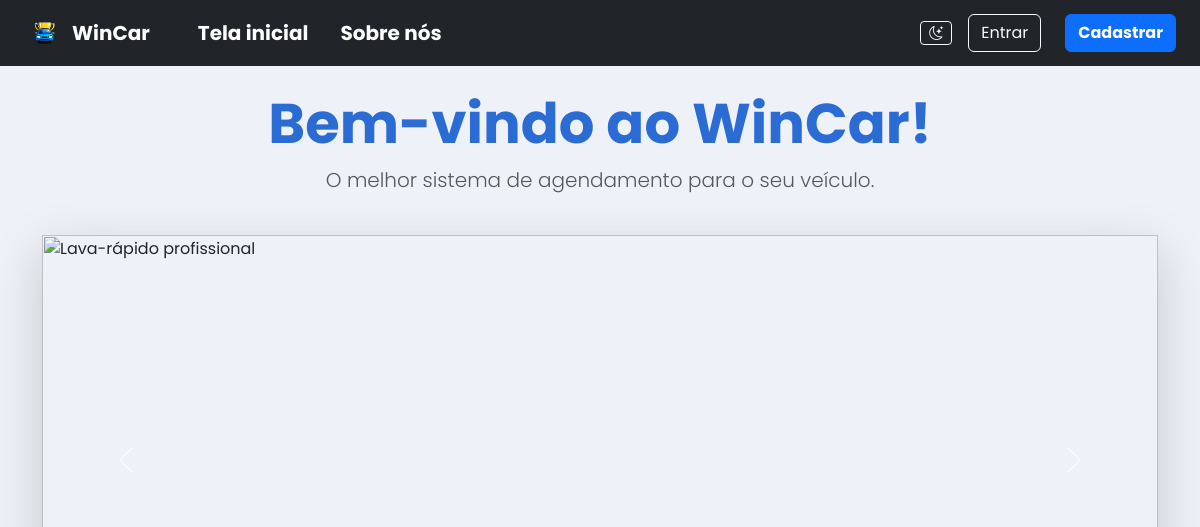
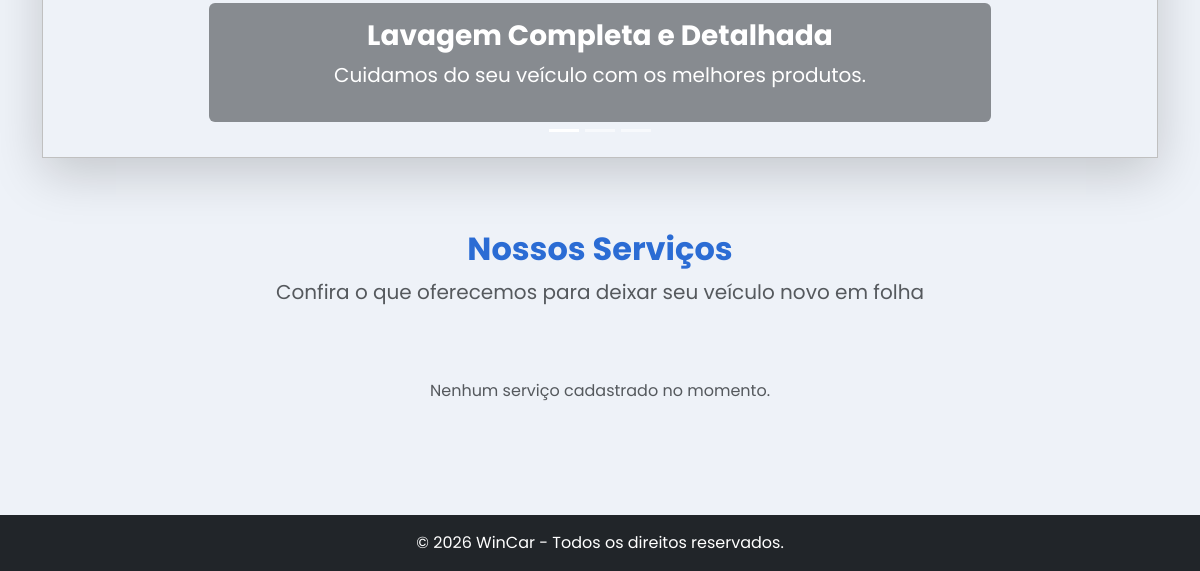
Before: / with the older database file (2 pictures, top to bottom).
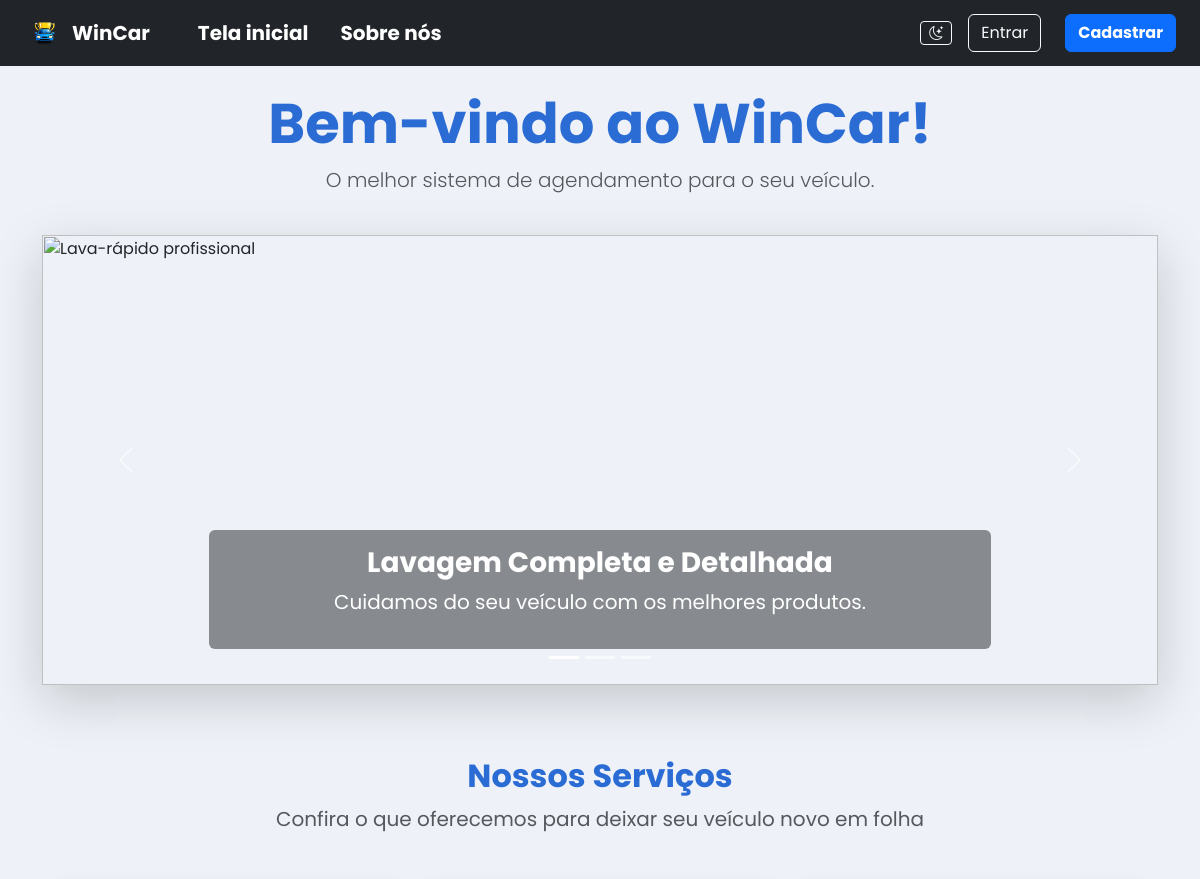
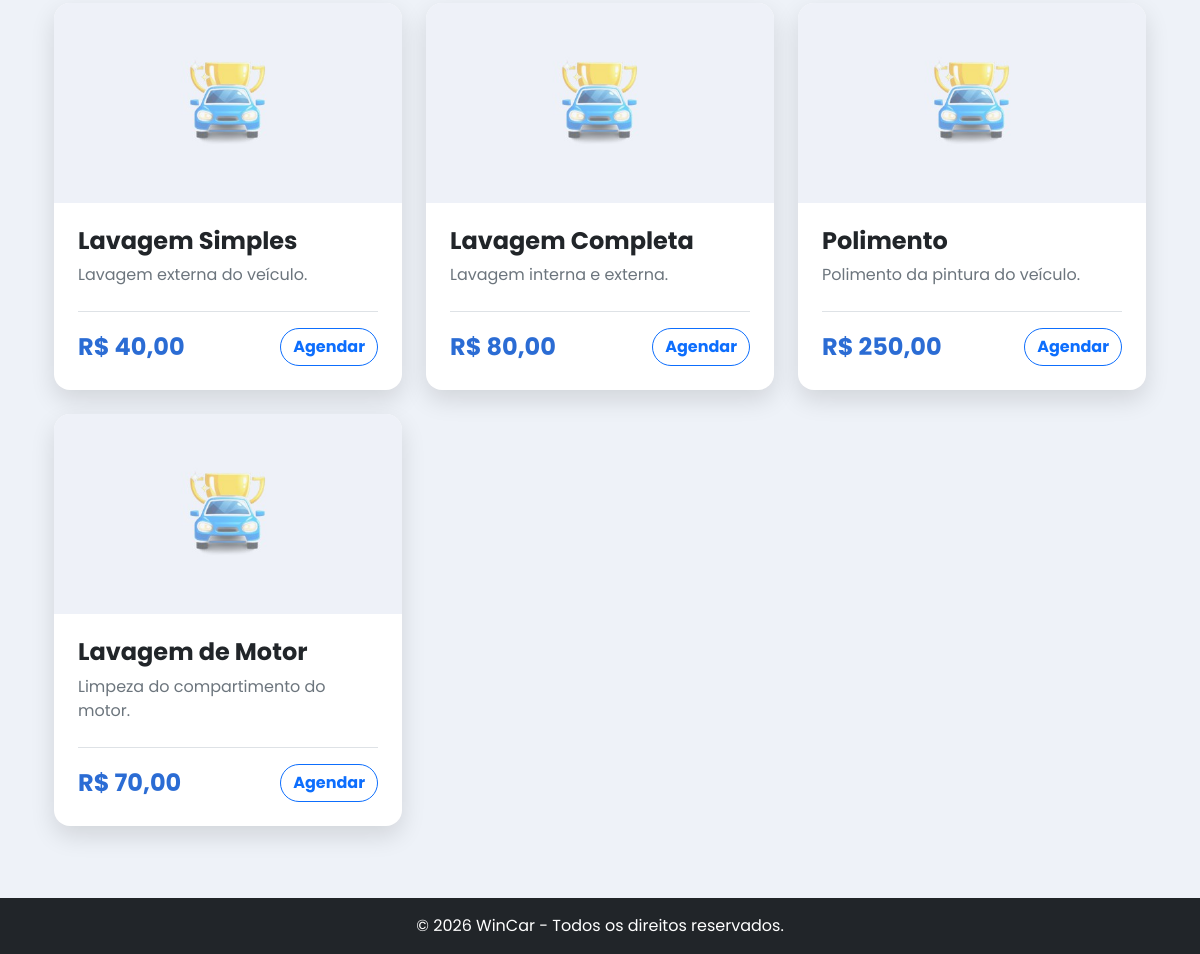
After: the same page with the newer database file (2 pictures, top to bottom).
### tables this page shows
CREATE TABLE `servico` (
  `id_servico` int(11) NOT NULL,
  `nome` varchar(100) NOT NULL,
  `descricao` text DEFAULT NULL,
  `preco` varchar(30) NOT NULL,
  `duracao` int(11) NOT NULL
);

### index.php (the view, shortened to what this page needs)
<?php
require_once 'config/conexao.php';
try {
    $stmt = $conexao->query("SELECT * FROM servico");
    $servicos = $stmt->fetchAll(PDO::FETCH_ASSOC);
} catch (PDOException $e) {
    $servicos = [];
}
include 'includes/header.php';
?>
<div class="text-center mb-4 container">
    <h1 class="display-4 fw-bold text-primary">Bem-vindo ao WinCar!</h1>
    <p class="lead text-muted">O melhor sistema de agendamento para o seu veículo.</p>
</div>
<div id="carrosselWinCar" class="carousel slide shadow-lg mb-4" data-bs-ride="carousel">
    <div class="carousel-indicators">
        <button type="button" data-bs-target="#carrosselWinCar" data-bs-slide-to="0" class="active"></button>
        <button type="button" data-bs-target="#carrosselWinCar" data-bs-slide-to="1"></button>
        <button type="button" data-bs-target="#carrosselWinCar" data-bs-slide-to="2"></button>
    </div>
    <div class="carousel-inner">
        <div class="carousel-item active">
            <img src="https://images.unsplash.com/photo-1520340356584-f9917d1eea6f?auto=format&fit=crop&w=1600&q=80" class="d-block w-100" alt="Lava-rápido profissional" style="height: 450px; object-fit: cover;">
            <div class="carousel-caption d-none d-md-block bg-dark bg-opacity-50 rounded p-3 mb-3">
                <h3 class="fw-bold">Lavagem Completa e Detalhada</h3>
                <p class="fs-5">Cuidamos do seu veículo com os melhores produtos.</p>
            </div>
        </div>
    </div>
    <button class="carousel-control-prev" type="button" data-bs-target="#carrosselWinCar" data-bs-slide="prev">
        <span class="carousel-control-prev-icon"></span>
    </button>
    <button class="carousel-control-next" type="button" data-bs-target="#carrosselWinCar" data-bs-slide="next">
        <span class="carousel-control-next-icon"></span>
    </button>
</div>
<section class="container my-5">
    <div class="text-center mb-5">
        <h2 class="fw-bold text-primary">Nossos Serviços</h2>
        <p class="text-muted fs-5">Confira o que oferecemos para deixar seu veículo novo em folha</p>
    </div>
    <div class="row g-4">
        <?php if (!empty($servicos)): ?>
            <?php foreach ($servicos as $servico): ?>
                <div class="col-12 col-md-4">
                    <div class="card h-100 shadow-sm border-0 rounded-4 overflow-hidden card-servico">
                        <img
                            src="assets/img/<?php echo !empty($servico['imagem']) ? $servico['imagem'] : 'servico-padrao.jpg'; ?>"
                            class="card-img-top img-fluid"
                            alt="<?php echo htmlspecialchars($servico['nome']); ?>"
                            style="height: 200px; object-fit: cover;">
                        <div class="card-body d-flex flex-column p-4">
                            <h4 class="card-title fw-bold text-dark mb-2">
                                <?php echo htmlspecialchars($servico['nome']); ?>
                            </h4>
                            <p class="card-text text-secondary mb-4 flex-grow-1">
                                <?php echo htmlspecialchars($servico['descricao'] ?? 'Serviço automotivo completo com a qualidade WinCar.'); ?>
                            </p>
                            <div class="d-flex justify-content-between align-items-center mt-auto pt-3 border-top">
                                <span class="fs-4 fw-bold text-primary">
                                    R$ <?php echo number_format($servico['preco'], 2, ',', '.'); ?>
                                </span>
                                <a href="agendar.php" class="btn btn-outline-primary rounded-pill fw-bold">
                                    Agendar
                                </a>
                            </div>
                        </div>
                    </div>
                </div>
            <?php endforeach; ?>
        <?php else: ?>
            <div class="col-12 text-center py-4">
                <p class="text-muted">Nenhum serviço cadastrado no momento.</p>
            </div>
        <?php endif; ?>
    </div>
</section>
<?php include 'includes/footer.php'; ?>

### includes/header.php (shortened to what this page needs)
<!DOCTYPE html>
<html lang="pt-br">
<head>
    <link href="https://cdn.jsdelivr.net/npm/bootstrap@5.3.0/dist/css/bootstrap.min.css" rel="stylesheet">
    <link href="assets/css/estilo.css" rel="stylesheet">
    <link rel="stylesheet" href="https://cdn.jsdelivr.net/npm/bootstrap-icons@1.11.3/font/bootstrap-icons.css">
</head>
<body class="d-flex flex-column min-vh-100 bg-light">
<nav class="navbar navbar-expand-lg navbar-dark bg-dark">
  <div class="container-fluid px-4 d-flex justify-content-between align-items-center">
    <span class="navbar-brand fw-bold d-flex align-items-center">
      <img src="assets/img/logowincar.png" alt="WinCar Logo" height="40" class="me-2">
      WinCar
    </span>
    <div class="collapse navbar-collapse" id="navbarWinCar">
      <ul class="navbar-nav flex-lg-row gap-lg-3 mx-lg-4">
        <li class="nav-item">
          <a class="nav-link text-white fw-bold fs-5" href="index.php">Tela inicial</a>
        </li>
        <li class="nav-item">
          <a class="nav-link text-white fw-bold fs-5" href="sobrenos.php">Sobre nós</a>
        </li>
      </ul>
      <div class="d-flex flex-column flex-lg-row align-items-lg-center gap-3 ms-lg-auto mt-3 mt-lg-0">
        <?php if (isset($_SESSION['usuario_nome'])): ?>
            <?php
                $nomeCompleto = $_SESSION['usuario_nome'];
                $primeiroNome = explode(' ', trim($nomeCompleto))[0];
            ?>
            <div class="dropdown">
                <a href="#" class="d-flex align-items-center text-white text-decoration-none dropdown-toggle" id="dropdownUser" data-bs-toggle="dropdown" aria-expanded="false">
                    <img src="assets/img/user.png" alt="Perfil" width="32" height="32" class="rounded-circle me-2 border border-white">
                    <span class="fw-semibold">Olá, <?php echo htmlspecialchars($primeiroNome); ?>!</span>
                </a>
                <ul class="dropdown-menu dropdown-menu-end shadow" aria-labelledby="dropdownUser">
                    <li>
                        <button class="dropdown-item d-flex align-items-center gap-2" id="toggleTema" type="button">
                            <i class="bi bi-moon-stars"></i> Alternar tema
                        </button>
                    </li>
                    <li><hr class="dropdown-divider"></li>
                    <li><a class="dropdown-item text-danger fw-bold" href="logout.php">Sair</a></li>
                </ul>
            </div>
        <?php else: ?>
            <button class="btn btn-outline-light btn-sm" id="toggleTema" type="button" title="Alternar tema">
                <i class="bi bi-moon-stars"></i>
            </button>
            <a href="login.php" class="btn btn-outline-light me-2">Entrar</a>
            <a href="cadastro.php" class="btn btn-primary fw-bold">Cadastrar</a>
        <?php endif; ?>
      </div>
    </div>
  </div>
</nav>
<div class="container my-auto flex-grow-1 d-flex flex-column justify-content-center py-4">

### includes/footer.php (shortened to what this page needs)
</div>
 <footer class="bg-dark text-white text-center py-3 mt-auto">
    <p class="mb-0">&copy; 2026 WinCar - Todos os direitos reservados.</p>
</footer>
</body>
</html>

### assets/css/estilo.css (style rules this page uses)
:root { --bs-primary: #2b6cd4; --bs-primary-rgb: 43, 108, 212; }
:root { --bs-light: #eef2f8; --bs-light-rgb: 238, 242, 248; }
.card { border: none; box-shadow: 0 10px 25px rgba(0, 0, 0, 0.12) !important; }
body { font-family: 'Poppins', sans-serif; }
.carousel-caption, .carousel-caption h3, .carousel-caption p { color: #ffffff !important; }

Changed rows visible on the page:
added servico: nome "Lavagem Simples", descricao "Lavagem externa do veículo.", preco "40,00"
added servico: nome "Lavagem Completa", descricao "Lavagem interna e externa.", preco "80,00"
added servico: nome "Polimento", descricao "Polimento da pintura do veículo.", preco "250,00"
added servico: nome "Lavagem de Motor", descricao "Limpeza do compartimento do motor.", preco "70,00"
Other visible differences:
text no longer shown: "Nenhum serviço cadastrado no momento."
